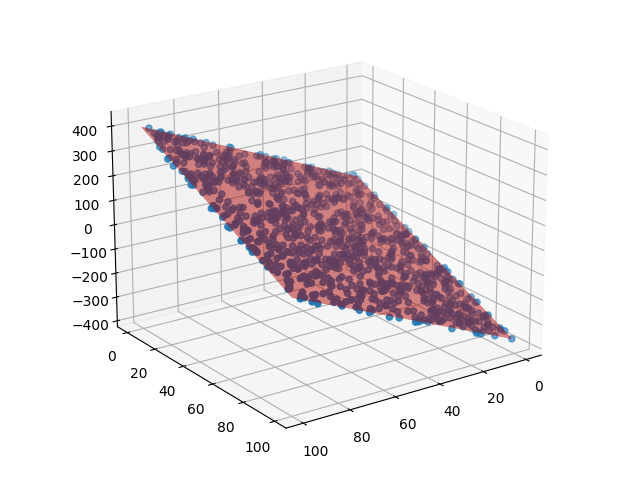

Generate this figure with Python:
import numpy as np
import pandas as pd
import csv
from sklearn import linear_model
from sklearn import preprocessing
import matplotlib.pyplot as plt
from mpl_toolkits.mplot3d import Axes3D

df = pd.read_csv('mlm.csv')
x_train, y_train, z_train = df.x, df.y, df.z
c = x_train * y_train
X_train = np.column_stack((x_train, y_train))
print(X_train)
z_test = linear_model.ElasticNet()
z_test.fit(X_train, z_train)
print("拟合结果为：Z=%f*X+%f*Y+%f" % (z_test.coef_[0], z_test.coef_[1], z_test.intercept_))

fig = plt.figure()
ax = Axes3D(fig)
ax.scatter(x_train, y_train, z_train)
ax.view_init(elev=20, azim=55)
X, Y = np.arange(0, 100, 1), np.arange(0, 100, 1)
X, Y = np.meshgrid(X, Y)
Z = z_test.coef_[0] * X + z_test.coef_[1] * Y + z_test.intercept_
ax.plot_surface(X, Y, Z, color='r', alpha=0.5)
plt.show()
